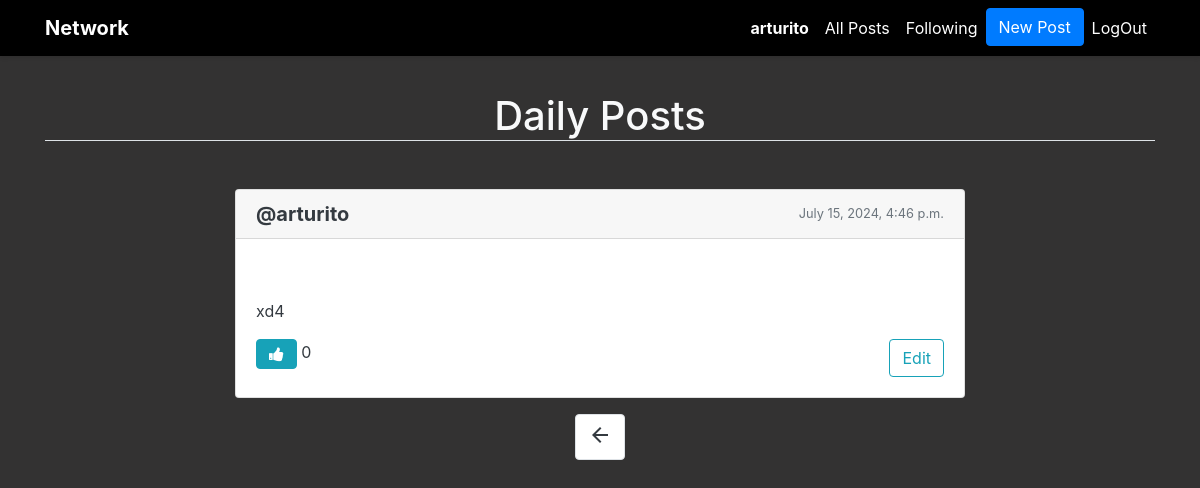
Screenshot of /?page=2 (signed in) with the database file from the repository.
### network/models.py (models this page shows, shortened)
class User(AbstractUser):
    pass

class Post(models.Model):
    content = models.CharField(max_length=500)
    user = models.ForeignKey(User, on_delete=models.CASCADE, related_name="userID")
    date = models.DateTimeField(auto_now_add=True)
    image = models.ImageField(upload_to='images/project4/', blank=True, null=True) # esto de imagenes aun no lo he puesto

### network/views.py (the view, shortened to what this page needs)
# urls.py: path("", views.index, name="index"),
def index(request):
    posts = Post.objects.all()
    paginator = Paginator(posts, 10)
    page_number = request.GET.get('page')
    posts_of_the_page = paginator.get_page(page_number)
    all_likes = Like.objects.all()
    quien_te_gusto = []
    like_counts = {}
    for post in posts:
        if post.id not in like_counts:
            like_counts[post.id] = 0
    return render(request, "network/index.html", {
        "posts_of_the_page": posts_of_the_page,
        "quien_te_gusto": quien_te_gusto,
        "like_counts": like_counts,
    })

### network/templatetags/filters.py (called while the page is built)
@register.filter
def get_item(dictionary, key):
    return dictionary.get(key)

### network/templates/network/index.html (shortened to what this page needs)
{% extends "network/layout.html" %}
{% load cloudinary %}
{% load filters %}
{% block body %}
<div class="container">
    <h1 class="mt-3 mb-5 text-center text-light border-bottom">Daily Posts</h1>
    <div class="row">
        {% for post in posts_of_the_page %}
        <div class="col-md-8 mx-auto" id="post_{{ post.id }}">
            <div class="card mb-3">
                <div class="card-header d-flex justify-content-between align-items-center">
                    <a href="{% url 'profile' user_id=post.user.id %}"><h5 class="card-title text-dark mb-0"><strong>@{{ post.user.username }}</strong></h5></a>
                    <small class="text-muted">{{ post.date }}</small>
                </div>
                <div class="card-body">
                    {% if post.image %}
                    <div class="mb-3">
                    </div>
                    {% endif %}
                    <p class="card-text text-dark" id="post_content_{{ post.id }}">{{ post.content }}</p>
                    <div class="d-flex justify-content-between">
                        <div>
                            {%if user.is_authenticated %}
                                {% if post.id in quien_te_gusto %}
                                <button class="btn btn-info fa fa-thumbs-down like-btn" data-post-id="{{ post.id }}"></button>
                                {% else %}
                                <button class="btn btn-info fa fa-thumbs-up like-btn" data-post-id="{{ post.id }}"></button>
                                {% endif %}
                                <span id="like-count-{{ post.id }}" class="text-dark">{{ like_counts|get_item:post.id|default:0 }}</span> likes
                            {% else %}
                                <a href="{% url 'login' %}"><button class="btn btn-info fa fa-thumbs-up like-btn" data-post-id="{{ post.id }}"></button></a>
                            {% endif %}
                        </div>
                        {% if user.is_authenticated and request.user == post.user %}
                        <button class="btn btn-outline-info edit-btn" data-post-id="{{ post.id }}" data-bs-toggle="modal" data-bs-target="#editModal{{ post.id }}">Edit</button>
                        {% endif %}
                    </div>
                </div>
            </div>
        </div>
        {% endfor %}
    </div>
</div>
<nav aria-label="Page navigation example">
    <ul class="pagination d-flex justify-content-center">
        {% if posts_of_the_page.has_previous %}
        <li class="page-item"><a class="page-link text-dark" href="?page={{posts_of_the_page.previous_page_number}}"><span class="material-symbols-outlined">
            </span></a></li>
        {% endif %}
    </ul>
</nav>
{% endblock %}

### network/templates/network/layout.html (shortened to what this page needs)
{% load static %}
<!DOCTYPE html>
<html lang="en">
<head>
    <link rel="stylesheet" href="https://stackpath.bootstrapcdn.com/bootstrap/4.4.1/css/bootstrap.min.css">
    <link rel="stylesheet" href="https://cdnjs.cloudflare.com/ajax/libs/font-awesome/4.7.0/css/font-awesome.min.css">
    <link href="{% static 'network/styles.css' %}" rel="stylesheet">
</head>
<body>
<nav class="navbar navbar-expand-lg navbar-light">
    <div class="container">
        <a class="navbar-brand" href="{% url 'index' %}">Network</a>
        <div class="collapse navbar-collapse" id="navbarNav">
            <ul class="navbar-nav ml-auto">
                {% if user.is_authenticated %}
                    <li class="nav-item">
                        <a class="nav-link" href="{% url 'profile' user_id=user.id %}"><strong>{{ user.username }}</strong></a>
                    </li>
                {% endif %}
                <li class="nav-item">
                    <a class="nav-link" href="{% url 'index' %}">All Posts</a>
                </li>
                {% if user.is_authenticated %}
                    <li class="nav-item">
                        <a class="nav-link" href="{% url 'following' %}">Following</a>
                    </li>
                    <li>
                        <button type="button" class="btn btn-primary" data-bs-toggle="modal" data-bs-target="#exampleModal" data-bs-whatever="@mdo">New Post</button>
                    </li>
                    <li class="nav-item">
                        <a class="nav-link" href="{% url 'logout' %}">LogOut</a>
                    </li>
                {% endif %}
            </ul>
        </div>
    </div>
</nav>
<div class="body">
    {% block body %}
    {% endblock %}
</div>
</body>
</html>

### network/templates/network/layout.html (style rules this page uses)
html, body { background-color: rgb(51, 50, 50); color: white !important; }
.navbar { background-color: #000000; box-shadow: 0 2px 4px rgba(0,0,0,0.1); color: white !important; }
.navbar-brand { font-weight: bold; color: white !important; }
.navbar-nav .nav-item .nav-link { color: white !important; }
.body { padding: 20px; min-height: calc(100vh - 56px); color: white !important; }

### rows the page displays
User: username "arturito"
Post: user.username "arturito", date "July 15, 2024, 4:46 p.m.", content "xd4", id "0"
